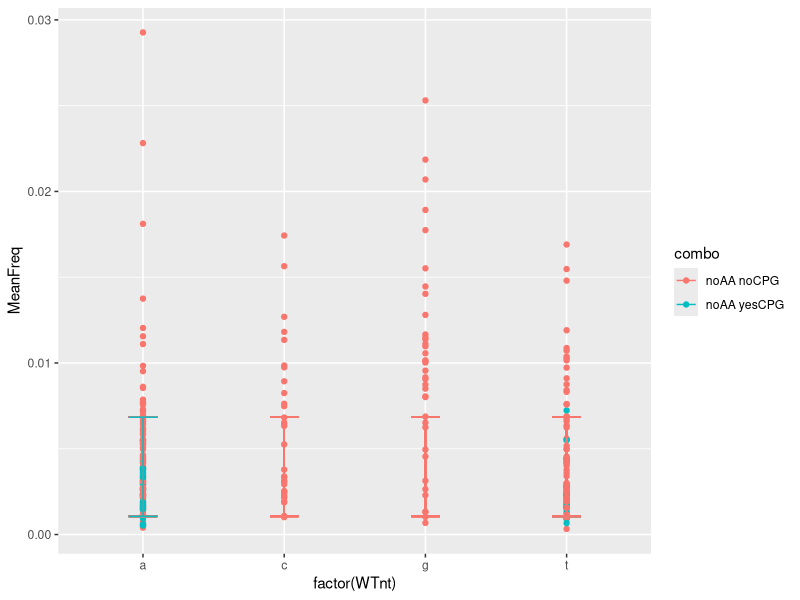

The R script that drew this image: (Note: this script raises an error after producing the figure.)
# testerino



#group 6 Victoria, Sam, Mordy, Gordan
#Metting Wednesday 7-9 
# BK polyom/na
#Due October 31

setwd("~/Desktop/Git")
setwd("~/Desktop")
install.packages('ggplot2')
install.packages("gridExtra")
install.packages("dplyr")
library(ggplot2)
library(gridExtra)
library(dplyr)



data<-read.csv('OverviewSelCoeff_BachelerFilter.csv') 

#Example
library(ggplot2)

?theme_set()
# test plot sample
#g <- ggplot(mpg, aes(manufacturer, cty))
#g + geom_boxplot() + 
#    geom_dotplot(binaxis='y', 
#                 stackdir='center', 
#                 dotsize = .5, 
 #                fill="red") +
 #   theme(axis.text.x = element_text(angle=65, vjust=0.6)) + 
#    labs(title="Box plot + Dot plot", 
#         subtitle="City Mileage vs Class: Each dot represents 1 row in source data",
#         caption="Source: mpg",
#         x="Class of Vehicle",
#         y="City Mileage")


#building the combo lines to help sort 

data$combo<- (data$bigAAChange*3) + (data$makesCpG*2)
data$combo<- as.factor(data$combo)
levels(data$combo) <- gsub("0", "noAA noCPG", levels(data$combo))
levels(data$combo) <- gsub("2", "noAA yesCPG", levels(data$combo))
levels(data$combo) <- gsub("3", "yesAA noCPG", levels(data$combo))
levels(data$combo) <- gsub("5", "yesAA yesCPG", levels(data$combo))

#building numbers for letter might not be needed
data$number<- data$WTnt
data$number<- as.factor(data$number)
levels(data$number) <- gsub("a", as.numeric("1"), levels(data$number))
levels(data$number) <- gsub("c", as.numeric("2"), levels(data$number))
levels(data$number) <- gsub("g", as.numeric("3"), levels(data$number))
levels(data$number) <- gsub("t", as.numeric("4"), levels(data$number))

syn <- which(data$TypeOfSite=="syn")
non <- which(data$TypeOfSite == "nonsyn")
cols<-c("red","yellow","blue","green")
#colsyn<-cols[syndata$combo]

#syn subset stuff
syndata <- subset(data, TypeOfSite=="syn")

#syn subset for no AA and no CPG
synNNdata <- subset(syndata, combo=="noAA noCPG")
#syn subset for no AA and no CPG for a, c, g, t (for HIV all 4 should be here)
synNNa <- subset(synNNdata, WTnt=="a")
synNNc <- subset(synNNdata, WTnt=="c")
synNNg  <- subset(synNNdata, WTnt=="g")
synNNt  <- subset(synNNdata, WTnt=="t")
#syn subset for no AA and yes CPG
synNYdata<- subset(syndata, combo=="noAA yesCPG")
#syn subset for no AA and yes CPG for a, c, g, t (for HIV a, t )
synNYa <- subset(synNYdata, WTnt=="a")
synNYc <- subset(synNYdata, WTnt=="c")
synNYg  <- subset(synNYdata, WTnt=="g")
synNYt  <- subset(synNYdata, WTnt=="t")
#syn subset for yes AA and no CPG 
synYNdata <- subset(syndata, combo=="yesAA noCPG")
#syn subset for yes AA and no CPG for a, c, g, t (none for HIV)
synYNa <- subset(synYNdata, WTnt=="a")
synYNc <- subset(synYNdata, WTnt=="c")
synYNg  <- subset(synYNdata, WTnt=="g")
synYNt  <- subset(synYNdata, WTnt=="t")
#syn subset for yes AA and yes CPG
synYYdata <- subset(syndata, combo=="yesAA yesCPG")
#syn subset for yes AA and yes CPG for a, c, g, t (none for HIV)
synYYa <- subset(synYYdata, WTnt=="a")
synYYc <- subset(synYYdata, WTnt=="c")
synYYg  <- subset(synYYdata, WTnt=="g")
synYYt  <- subset(synYYdata, WTnt=="t")


#graph 1 Synonymous Sites




#still working
#graph <- 
meansyn <- ((syndata$lowerConf+syndata$upperConf)/2)
ggplot(aes(factor(WTnt), MeanFreq, colour = combo), data = syndata)+
    #geom_jitter()+
    geom_point()+
    geom_errorbar(aes(ymin = median(lowerConf), ymax = median(upperConf), width = 0.2))
    
#not yet done
graph + geom_boxplot() + 
    geom_dotplot(binaxis='y', 
                 stackdir='center', 
                 dotsize = .5, 
                 fill="blue") +
    theme(axis.text.x = element_text(angle=65, vjust=0.6)) 






#building the subset plot
ggplot(aes(factor(WTnt), MeanFreq), data = synNYa)+
    geom_jitter(col = "red") +
    geom_errorbar(aes(ymin = median(lowerConf), ymax = median(upperConf), width = 0.2))+
    geom_point(aes('a',median(c(median(lowerConf),median(upperConf)))))
# need to find lower and upper conf for each individual nuc (a,c,g,t)

ggplot(aes(factor(WTnt), MeanFreq), data = cpGdata)+
    geom_jitter(color ="blue")

ggplot()+
    #geom_jitter(data = synNYa, aes(factor(WTnt), MeanFreq),col = "red") +
    geom_errorbar(data = synNYa, aes(ymin = median(lowerConf), ymax = median(upperConf),position = 1, width = 0.2))+
    geom_point(aes('a',median(c(median(lowerConf),median(upperConf)))),data = synNYa)
?geom_errorbar


#created 10/11
ggplot(aes(factor(WTnt), MeanFreq), data = synNNdata)+
    geom_jitter(fill=5, col = "red") +
    geom_errorbar(data = alla, aes(ymin = median(lowerConf), ymax = median(upperConf), width = 0.2))+
    geom_point(data =alla, aes('a',median(c(median(lowerConf),median(upperConf)))))+
    geom_errorbar(data = allc, aes(ymin = median(lowerConf), ymax = median(upperConf), width = 0.2))+
    geom_point(data =allc, aes('c',median(c(median(lowerConf),median(upperConf)))))+
    geom_errorbar(data = allg, aes(ymin = median(lowerConf), ymax = median(upperConf), width = 0.2))+
    geom_point(data =allg, aes('g',median(c(median(lowerConf),median(upperConf)))))+
    geom_errorbar(data = allt, aes(ymin = median(lowerConf), ymax = median(upperConf), width = 0.2))+
    geom_point(data =allt, aes('t',median(c(median(lowerConf),median(upperConf)))))


# combinging the differt colors
#In HIV data there is no C,G change for synNY values
ggplot(aes(factor(WTnt), MeanFreq), data = syndata)+
    #synNNdata
    geom_jitter(data = synNNdata, aes(factor(WTnt), MeanFreq),fill=5, col = "red") +
    geom_errorbar(data = synNNa, aes(ymin = median(lowerConf), ymax = median(upperConf), width = 0.2))+
    geom_point(data =synNNa, aes('a',median(c(median(lowerConf),median(upperConf)))))+
    geom_errorbar(data = synNNc, aes(ymin = median(lowerConf), ymax = median(upperConf), width = 0.2))+
    geom_point(data =synNNc, aes('c',median(c(median(lowerConf),median(upperConf)))))+
    geom_errorbar(data = synNNg, aes(ymin = median(lowerConf), ymax = median(upperConf), width = 0.2))+
    geom_point(data =synNNg, aes('g',median(c(median(lowerConf),median(upperConf)))))+
    geom_errorbar(data = synNNt, aes(ymin = median(lowerConf), ymax = median(upperConf), width = 0.2))+
    geom_point(data =synNNt, aes('t',median(c(median(lowerConf),median(upperConf)))))+
    #synNYdata
    geom_jitter(data = synNYdata, aes(factor(WTnt), MeanFreq),fill=5, col = "blue")+
    geom_errorbar(data = synNYa, aes(ymin = median(lowerConf), ymax = median(upperConf), width = 0.2))+
    geom_point(data =synNYa, aes('a',median(c(median(lowerConf),median(upperConf)))))+
    #geom_errorbar(data = synNYc, aes(ymin = median(lowerConf), ymax = median(upperConf), width = 0.2))+
    #geom_point(data =synNYc, aes('c',median(c(median(lowerConf),median(upperConf)))))+
   # geom_errorbar(data = synNYg, aes(ymin = median(lowerConf), ymax = median(upperConf), width = 0.2))+
   # geom_point(data =synNYg, aes('g',median(c(median(lowerConf),median(upperConf)))))+
    geom_errorbar(data = synNYt, aes(ymin = median(lowerConf), ymax = median(upperConf), width = 0.2))+
    geom_point(data =synNYt, aes('t',median(c(median(lowerConf),median(upperConf)))))


#tring out numbers
ggplot(aes(factor(number), MeanFreq), data = syndata)+
    #synNNdata
    geom_jitter(data = synNNdata, aes(factor(number), MeanFreq),fill=5, col = "red") +
    geom_errorbar(data = synNNa, aes(ymin = median(lowerConf), ymax = median(upperConf), width = 0.2))+
    geom_point(data =synNNa, aes('1',median(c(median(lowerConf),median(upperConf)))))+
    



    geom_jitter(col = "red") +
    geom_errorbar(aes(ymin = median(lowerConf), ymax = median(upperConf), width = 0.2))+
    geom_point(aes('a',median(c(median(lowerConf),median(upperConf)))))

#nonsyn sub set stuff
nonsyndata <- subset(data, TypeOfSite=="nonsyn")

nonyescpGdata<- subset(nonsyndata, combo=="noAA yesCPG")

#nonsyn subset for no AA and no CPG
nonNNdata <- subset(nonsyndata, combo=="noAA noCPG")
#nonsyn subset for no AA and no CPG for a, c, g, t (for HIV all 4 should be here)
nonsynNNa <- subset(nonNNdata, WTnt=="a")
nonsynNNc <- subset(nonNNdata, WTnt=="c")
nonsynNNg  <- subset(nonNNdata, WTnt=="g")
nonsynNNt  <- subset(nonNNdata, WTnt=="t")
#nonsyn subset for no AA and yes CPG
nonNYdata<- subset(nonsyndata, combo=="noAA yesCPG")
#syn subset for no AA and yes CPG for a, c, g, t (for HIV a, t )
nonsynNYa <- subset(nonNYdata, WTnt=="a")
nonsynNYc <- subset(nonNYdata, WTnt=="c")
nonsynNYg  <- subset(nonNYdata, WTnt=="g")
nonsynNYt  <- subset(nonNYdata, WTnt=="t")
#syn subset for yes AA and no CPG 
nonYNdata <- subset(nonsyndata, combo=="yesAA noCPG")
#syn subset for yes AA and no CPG for a, c, g, t (for HIV all 4 should be here)
nonsynNNa <- subset(nonYNdata, WTnt=="a")
nonsynNNc <- subset(nonYNdata, WTnt=="c")
nonsynNNg  <- subset(nonYNdata, WTnt=="g")
nonsynNNt  <- subset(nonYNdata, WTnt=="t")
#syn subset for yes AA and yes CPG
nonYYdata <- subset(nonsyndata, combo=="yesAA yesCPG")
#syn subset for yes AA and yes CPG for a, c, g, t (for HIV a, t)
nonsynYYa <- subset(nonYYdata, WTnt=="a")
nonsynYYc <- subset(nonYYdata, WTnt=="c")
nonsynYYg  <- subset(nonYYdata, WTnt=="g")
nonsynYYt  <- subset(nonYYdata, WTnt=="t")


# not usinf ggplot
dotchart( as.numeric(syndata$num),syndata$MeanFreq, type="p", 
          prob = TRUE, col=col)


plot(jitter(as.numeric(syndata$WTnt)), syndata$MeanFreq, type="p", prob = TRUE, col=colsyn, pch=16)
boxplot(MeanFreq~as.numeric(WTnt), data=syndata, col=colsyn)

?boxplot()

#hist(pdg$Course.total[IndsMen], prob = TRUE, breaks = 30, col= rgb(0,0.,1,0.5), add = TRUE)


#graph 2 Non-synomymous Sites
